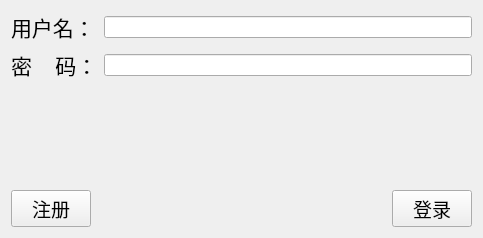
<?xml version="1.0" encoding="UTF-8"?>
<ui version="4.0">
 <class>Client</class>
 <widget class="QWidget" name="Client">
  <property name="geometry">
   <rect>
    <x>0</x>
    <y>0</y>
    <width>483</width>
    <height>238</height>
   </rect>
  </property>
  <property name="windowTitle">
   <string>登录</string>
  </property>
  <property name="windowIcon">
   <iconset>
    <normaloff>C:/Users/20665/OneDrive/图片/登录.png</normaloff>C:/Users/20665/OneDrive/图片/登录.png</iconset>
  </property>
  <layout class="QVBoxLayout" name="verticalLayout">
   <item>
    <layout class="QGridLayout" name="gridLayout">
     <item row="0" column="0">
      <widget class="QLabel" name="name">
       <property name="font">
        <font>
         <family>Arial</family>
         <pointsize>16</pointsize>
        </font>
       </property>
       <property name="text">
        <string>用户名：</string>
       </property>
      </widget>
     </item>
     <item row="0" column="1">
      <widget class="QLineEdit" name="nameLable">
       <property name="echoMode">
        <enum>QLineEdit::Normal</enum>
       </property>
      </widget>
     </item>
     <item row="1" column="0">
      <widget class="QLabel" name="passwd">
       <property name="font">
        <font>
         <family>Arial</family>
         <pointsize>16</pointsize>
        </font>
       </property>
       <property name="text">
        <string>密    码：</string>
       </property>
      </widget>
     </item>
     <item row="1" column="1">
      <widget class="QLineEdit" name="passwdLable">
       <property name="echoMode">
        <enum>QLineEdit::Password</enum>
       </property>
      </widget>
     </item>
    </layout>
   </item>
   <item>
    <spacer name="verticalSpacer">
     <property name="orientation">
      <enum>Qt::Vertical</enum>
     </property>
     <property name="sizeHint" stdset="0">
      <size>
       <width>20</width>
       <height>40</height>
      </size>
     </property>
    </spacer>
   </item>
   <item>
    <layout class="QHBoxLayout" name="horizontalLayout">
     <item>
      <widget class="QPushButton" name="regist_PB">
       <property name="font">
        <font>
         <family>Arial</family>
         <pointsize>14</pointsize>
        </font>
       </property>
       <property name="text">
        <string>注册</string>
       </property>
      </widget>
     </item>
     <item>
      <spacer name="horizontalSpacer">
       <property name="orientation">
        <enum>Qt::Horizontal</enum>
       </property>
       <property name="sizeHint" stdset="0">
        <size>
         <width>40</width>
         <height>20</height>
        </size>
       </property>
      </spacer>
     </item>
     <item>
      <widget class="QPushButton" name="login_PB">
       <property name="font">
        <font>
         <family>Arial</family>
         <pointsize>14</pointsize>
        </font>
       </property>
       <property name="text">
        <string>登录</string>
       </property>
      </widget>
     </item>
    </layout>
   </item>
  </layout>
 </widget>
 <resources/>
 <connections/>
</ui>
